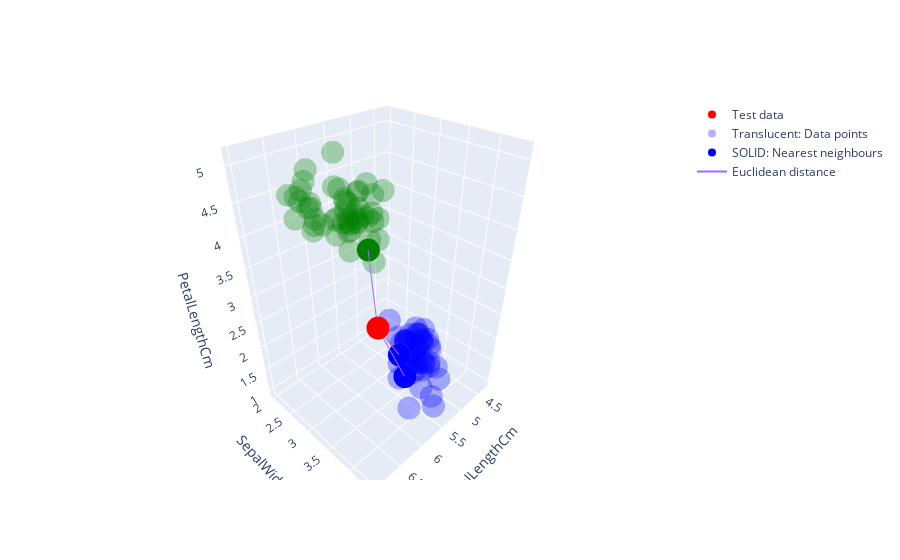
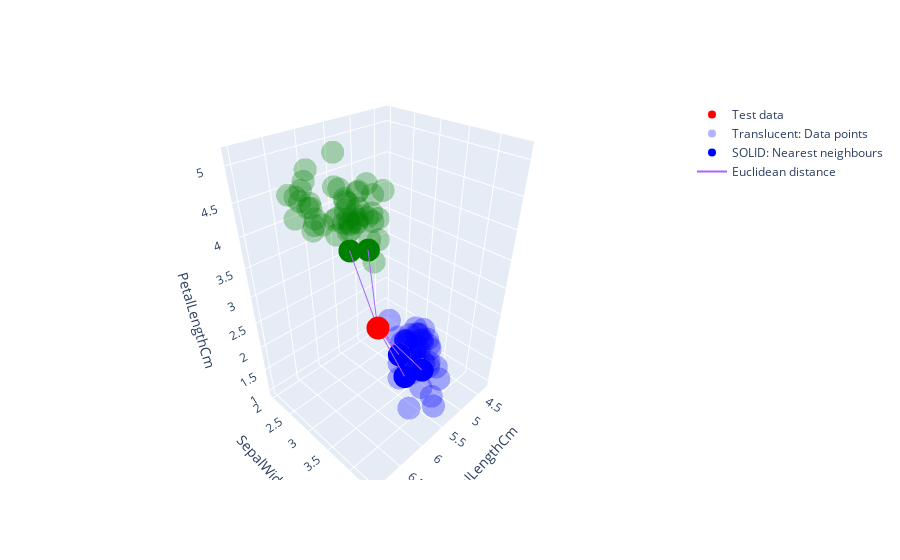
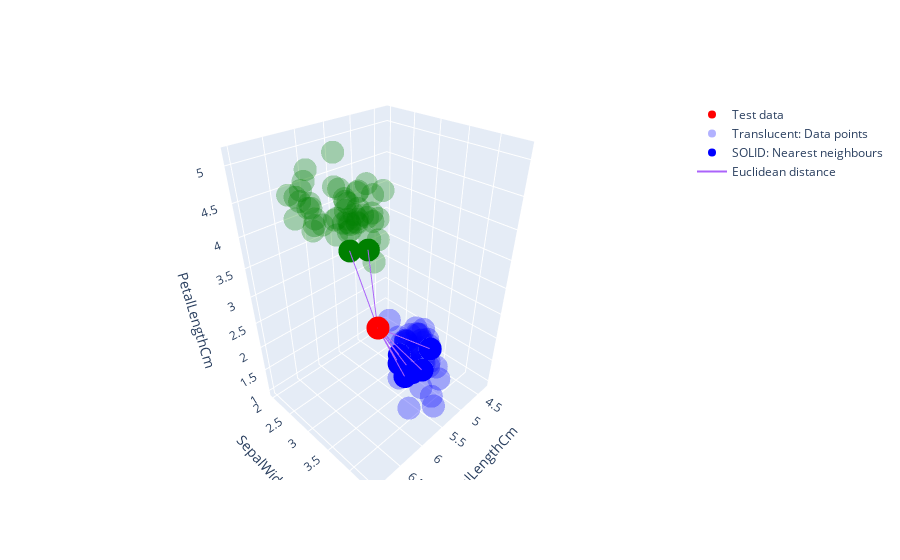

The notebook cell these images were saved under, in order:
### Code cell
k_values = [3,5,8]
test_data = [6,3.5,2.7]
for k in k_values:
    print(f"K = {k}:\n")
    prediction_knn = KNN_prediction(test_data, data, k, visualise = True)
    print(f"The class predicted for the data {test_data} is {prediction_knn}", end="")
    if prediction_knn == 1:
        print(" (Iris-Versicolor)")
    else:
        print(" (Iris-Setosa)")
    print("_"*100)

### Figure 1 — Plotly figure (JSON) as saved in the notebook; plotly's stock layout.template omitted (floating-point values rounded to 4 significant figures)
{"data": [{"marker": {"color": "red"}, "mode": "markers", "name": "Test data", "type": "scatter3d", "x": [6], "y": [3.5], "z": [2.7]}, {"marker": {"color": ["blue", "blue", "blue", "blue", "blue", "blue", "blue", "blue", "blue", "blue", "blue", "blue", "blue", "blue", "blue", "blue", "blue", "blue", "blue", "blue", "blue", "blue", "blue", "blue", "blue", "blue", "blue", "blue", "blue", "blue", "blue", "blue", "blue", "blue", "blue", "blue", "blue", "blue", "blue", "blue", "blue", "blue", "blue", "blue", "blue", "blue", "blue", "blue", "blue", "blue", "green", "green", "green", "green", "green", "green", "green", "green", "green", "green", "green", "green", "green", "green", "green", "green", "green", "green", "green", "green", "green", "green", "green", "green", "green", "green", "green", "green", "green", "green", "green", "green", "green", "green", "green", "green", "green", "green", "green", "green", "green", "green", "green", "green", "green", "green", "green", "green", "green", "green"], "opacity": 0.3}, "mode": "markers", "name": "Translucent: Data points", "type": "scatter3d", "x": [5.1, 4.9, 4.7, 4.6, 5, 5.4, 4.6, 5, 4.4, 4.9, 5.4, 4.8, 4.8, 4.3, 5.8, 5.7, 5.4, 5.1, 5.7, 5.1, 5.4, 5.1, 4.6, 5.1, 4.8, 5, 5, 5.2, 5.2, 4.7, 4.8, 5.4, 5.2, 5.5, 4.9, 5, 5.5, 4.9, 4.4, 5.1, 5, 4.5, 4.4, 5, 5.1, 4.8, 5.1, 4.6, 5.3, 5, 7, 6.4, 6.9, 5.5, 6.5, 5.7, 6.3, 4.9, 6.6, 5.2, 5, 5.9, 6, 6.1, 5.6, 6.7, 5.6, 5.8, 6.2, 5.6, 5.9, 6.1, 6.3, 6.1, 6.4, 6.6, 6.8, 6.7, 6, 5.7, 5.5, 5.5, 5.8, 6, 5.4, 6, 6.7, 6.3, 5.6, 5.5, 5.5, 6.1, 5.8, 5, 5.6, 5.7, 5.7, 6.2, 5.1, 5.7], "y": [3.5, 3, 3.2, 3.1, 3.6, 3.9, 3.4, 3.4, 2.9, 3.1, 3.7, 3.4, 3, 3, 4, 4.4, 3.9, 3.5, 3.8, 3.8, 3.4, 3.7, 3.6, 3.3, 3.4, 3, 3.4, 3.5, 3.4, 3.2, 3.1, 3.4, 4.1, 4.2, 3.1, 3.2, 3.5, 3.1, 3, 3.4, 3.5, 2.3, 3.2, 3.5, 3.8, 3, 3.8, 3.2, 3.7, 3.3, 3.2, 3.2, 3.1, 2.3, 2.8, 2.8, 3.3, 2.4, 2.9, 2.7, 2, 3, 2.2, 2.9, 2.9, 3.1, 3, 2.7, 2.2, 2.5, 3.2, 2.8, 2.5, 2.8, 2.9, 3, 2.8, 3, 2.9, 2.6, 2.4, 2.4, 2.7, 2.7, 3, 3.4, 3.1, 2.3, 3, 2.5, 2.6, 3, 2.6, 2.3, 2.7, 3, 2.9, 2.9, 2.5, 2.8], "z": [1.4, 1.4, 1.3, 1.5, 1.4, 1.7, 1.4, 1.5, 1.4, 1.5, 1.5, 1.6, 1.4, 1.1, 1.2, 1.5, 1.3, 1.4, 1.7, 1.5, 1.7, 1.5, 1, 1.7, 1.9, 1.6, 1.6, 1.5, 1.4, 1.6, 1.6, 1.5, 1.5, 1.4, 1.5, 1.2, 1.3, 1.5, 1.3, 1.5, 1.3, 1.3, 1.3, 1.6, 1.9, 1.4, 1.6, 1.4, 1.5, 1.4, 4.7, 4.5, 4.9, 4, 4.6, 4.5, 4.7, 3.3, 4.6, 3.9, 3.5, 4.2, 4, 4.7, 3.6, 4.4, 4.5, 4.1, 4.5, 3.9, 4.8, 4, 4.9, 4.7, 4.3, 4.4, 4.8, 5, 4.5, 3.5, 3.8, 3.7, 3.9, 5.1, 4.5, 4.5, 4.7, 4.4, 4.1, 4, 4.4, 4.6, 4, 3.3, 4.2, 4.2, 4.2, 4.3, 3, 4.1]}, {"marker": {"color": ["blue", "green", "blue"]}, "mode": "markers", "name": "SOLID: Nearest neighbours", "type": "scatter3d", "x": [5.7, 5.6, 5.4], "y": [3.8, 2.9, 3.4], "z": [1.7, 3.6, 1.7]}, {"mode": "lines", "name": "Euclidean distance", "type": "scatter3d", "x": [5.7, 6, null, 5.6, 6, null, 5.4, 6, null], "y": [3.8, 3.5, null, 2.9, 3.5, null, 3.4, 3.5, null], "z": [1.7, 2.7, null, 3.6, 2.7, null, 1.7, 2.7, null]}], "layout": {"scene": {"xaxis": {"title": {"text": "SepalLengthCm"}}, "yaxis": {"title": {"text": "SepalWidthCm"}}, "zaxis": {"title": {"text": "PetalLengthCm"}}}}}

### Figure 2 — Plotly figure (JSON) as saved in the notebook; plotly's stock layout.template omitted (floating-point values rounded to 4 significant figures)
{"data": [{"marker": {"color": "red"}, "mode": "markers", "name": "Test data", "type": "scatter3d", "x": [6], "y": [3.5], "z": [2.7]}, {"marker": {"color": ["blue", "blue", "blue", "blue", "blue", "blue", "blue", "blue", "blue", "blue", "blue", "blue", "blue", "blue", "blue", "blue", "blue", "blue", "blue", "blue", "blue", "blue", "blue", "blue", "blue", "blue", "blue", "blue", "blue", "blue", "blue", "blue", "blue", "blue", "blue", "blue", "blue", "blue", "blue", "blue", "blue", "blue", "blue", "blue", "blue", "blue", "blue", "blue", "blue", "blue", "green", "green", "green", "green", "green", "green", "green", "green", "green", "green", "green", "green", "green", "green", "green", "green", "green", "green", "green", "green", "green", "green", "green", "green", "green", "green", "green", "green", "green", "green", "green", "green", "green", "green", "green", "green", "green", "green", "green", "green", "green", "green", "green", "green", "green", "green", "green", "green", "green", "green"], "opacity": 0.3}, "mode": "markers", "name": "Translucent: Data points", "type": "scatter3d", "x": [5.1, 4.9, 4.7, 4.6, 5, 5.4, 4.6, 5, 4.4, 4.9, 5.4, 4.8, 4.8, 4.3, 5.8, 5.7, 5.4, 5.1, 5.7, 5.1, 5.4, 5.1, 4.6, 5.1, 4.8, 5, 5, 5.2, 5.2, 4.7, 4.8, 5.4, 5.2, 5.5, 4.9, 5, 5.5, 4.9, 4.4, 5.1, 5, 4.5, 4.4, 5, 5.1, 4.8, 5.1, 4.6, 5.3, 5, 7, 6.4, 6.9, 5.5, 6.5, 5.7, 6.3, 4.9, 6.6, 5.2, 5, 5.9, 6, 6.1, 5.6, 6.7, 5.6, 5.8, 6.2, 5.6, 5.9, 6.1, 6.3, 6.1, 6.4, 6.6, 6.8, 6.7, 6, 5.7, 5.5, 5.5, 5.8, 6, 5.4, 6, 6.7, 6.3, 5.6, 5.5, 5.5, 6.1, 5.8, 5, 5.6, 5.7, 5.7, 6.2, 5.1, 5.7], "y": [3.5, 3, 3.2, 3.1, 3.6, 3.9, 3.4, 3.4, 2.9, 3.1, 3.7, 3.4, 3, 3, 4, 4.4, 3.9, 3.5, 3.8, 3.8, 3.4, 3.7, 3.6, 3.3, 3.4, 3, 3.4, 3.5, 3.4, 3.2, 3.1, 3.4, 4.1, 4.2, 3.1, 3.2, 3.5, 3.1, 3, 3.4, 3.5, 2.3, 3.2, 3.5, 3.8, 3, 3.8, 3.2, 3.7, 3.3, 3.2, 3.2, 3.1, 2.3, 2.8, 2.8, 3.3, 2.4, 2.9, 2.7, 2, 3, 2.2, 2.9, 2.9, 3.1, 3, 2.7, 2.2, 2.5, 3.2, 2.8, 2.5, 2.8, 2.9, 3, 2.8, 3, 2.9, 2.6, 2.4, 2.4, 2.7, 2.7, 3, 3.4, 3.1, 2.3, 3, 2.5, 2.6, 3, 2.6, 2.3, 2.7, 3, 2.9, 2.9, 2.5, 2.8], "z": [1.4, 1.4, 1.3, 1.5, 1.4, 1.7, 1.4, 1.5, 1.4, 1.5, 1.5, 1.6, 1.4, 1.1, 1.2, 1.5, 1.3, 1.4, 1.7, 1.5, 1.7, 1.5, 1, 1.7, 1.9, 1.6, 1.6, 1.5, 1.4, 1.6, 1.6, 1.5, 1.5, 1.4, 1.5, 1.2, 1.3, 1.5, 1.3, 1.5, 1.3, 1.3, 1.3, 1.6, 1.9, 1.4, 1.6, 1.4, 1.5, 1.4, 4.7, 4.5, 4.9, 4, 4.6, 4.5, 4.7, 3.3, 4.6, 3.9, 3.5, 4.2, 4, 4.7, 3.6, 4.4, 4.5, 4.1, 4.5, 3.9, 4.8, 4, 4.9, 4.7, 4.3, 4.4, 4.8, 5, 4.5, 3.5, 3.8, 3.7, 3.9, 5.1, 4.5, 4.5, 4.7, 4.4, 4.1, 4, 4.4, 4.6, 4, 3.3, 4.2, 4.2, 4.2, 4.3, 3, 4.1]}, {"marker": {"color": ["blue", "green", "blue", "blue", "green"]}, "mode": "markers", "name": "SOLID: Nearest neighbours", "type": "scatter3d", "x": [5.7, 5.6, 5.4, 5.4, 5.7], "y": [3.8, 2.9, 3.4, 3.9, 2.6], "z": [1.7, 3.6, 1.7, 1.7, 3.5]}, {"mode": "lines", "name": "Euclidean distance", "type": "scatter3d", "x": [5.7, 6, null, 5.6, 6, null, 5.4, 6, null, 5.4, 6, null, 5.7, 6, null], "y": [3.8, 3.5, null, 2.9, 3.5, null, 3.4, 3.5, null, 3.9, 3.5, null, 2.6, 3.5, null], "z": [1.7, 2.7, null, 3.6, 2.7, null, 1.7, 2.7, null, 1.7, 2.7, null, 3.5, 2.7, null]}], "layout": {"scene": {"xaxis": {"title": {"text": "SepalLengthCm"}}, "yaxis": {"title": {"text": "SepalWidthCm"}}, "zaxis": {"title": {"text": "PetalLengthCm"}}}}}

### Figure 3 — Plotly figure (JSON) as saved in the notebook; plotly's stock layout.template omitted (floating-point values rounded to 4 significant figures)
{"data": [{"marker": {"color": "red"}, "mode": "markers", "name": "Test data", "type": "scatter3d", "x": [6], "y": [3.5], "z": [2.7]}, {"marker": {"color": ["blue", "blue", "blue", "blue", "blue", "blue", "blue", "blue", "blue", "blue", "blue", "blue", "blue", "blue", "blue", "blue", "blue", "blue", "blue", "blue", "blue", "blue", "blue", "blue", "blue", "blue", "blue", "blue", "blue", "blue", "blue", "blue", "blue", "blue", "blue", "blue", "blue", "blue", "blue", "blue", "blue", "blue", "blue", "blue", "blue", "blue", "blue", "blue", "blue", "blue", "green", "green", "green", "green", "green", "green", "green", "green", "green", "green", "green", "green", "green", "green", "green", "green", "green", "green", "green", "green", "green", "green", "green", "green", "green", "green", "green", "green", "green", "green", "green", "green", "green", "green", "green", "green", "green", "green", "green", "green", "green", "green", "green", "green", "green", "green", "green", "green", "green", "green"], "opacity": 0.3}, "mode": "markers", "name": "Translucent: Data points", "type": "scatter3d", "x": [5.1, 4.9, 4.7, 4.6, 5, 5.4, 4.6, 5, 4.4, 4.9, 5.4, 4.8, 4.8, 4.3, 5.8, 5.7, 5.4, 5.1, 5.7, 5.1, 5.4, 5.1, 4.6, 5.1, 4.8, 5, 5, 5.2, 5.2, 4.7, 4.8, 5.4, 5.2, 5.5, 4.9, 5, 5.5, 4.9, 4.4, 5.1, 5, 4.5, 4.4, 5, 5.1, 4.8, 5.1, 4.6, 5.3, 5, 7, 6.4, 6.9, 5.5, 6.5, 5.7, 6.3, 4.9, 6.6, 5.2, 5, 5.9, 6, 6.1, 5.6, 6.7, 5.6, 5.8, 6.2, 5.6, 5.9, 6.1, 6.3, 6.1, 6.4, 6.6, 6.8, 6.7, 6, 5.7, 5.5, 5.5, 5.8, 6, 5.4, 6, 6.7, 6.3, 5.6, 5.5, 5.5, 6.1, 5.8, 5, 5.6, 5.7, 5.7, 6.2, 5.1, 5.7], "y": [3.5, 3, 3.2, 3.1, 3.6, 3.9, 3.4, 3.4, 2.9, 3.1, 3.7, 3.4, 3, 3, 4, 4.4, 3.9, 3.5, 3.8, 3.8, 3.4, 3.7, 3.6, 3.3, 3.4, 3, 3.4, 3.5, 3.4, 3.2, 3.1, 3.4, 4.1, 4.2, 3.1, 3.2, 3.5, 3.1, 3, 3.4, 3.5, 2.3, 3.2, 3.5, 3.8, 3, 3.8, 3.2, 3.7, 3.3, 3.2, 3.2, 3.1, 2.3, 2.8, 2.8, 3.3, 2.4, 2.9, 2.7, 2, 3, 2.2, 2.9, 2.9, 3.1, 3, 2.7, 2.2, 2.5, 3.2, 2.8, 2.5, 2.8, 2.9, 3, 2.8, 3, 2.9, 2.6, 2.4, 2.4, 2.7, 2.7, 3, 3.4, 3.1, 2.3, 3, 2.5, 2.6, 3, 2.6, 2.3, 2.7, 3, 2.9, 2.9, 2.5, 2.8], "z": [1.4, 1.4, 1.3, 1.5, 1.4, 1.7, 1.4, 1.5, 1.4, 1.5, 1.5, 1.6, 1.4, 1.1, 1.2, 1.5, 1.3, 1.4, 1.7, 1.5, 1.7, 1.5, 1, 1.7, 1.9, 1.6, 1.6, 1.5, 1.4, 1.6, 1.6, 1.5, 1.5, 1.4, 1.5, 1.2, 1.3, 1.5, 1.3, 1.5, 1.3, 1.3, 1.3, 1.6, 1.9, 1.4, 1.6, 1.4, 1.5, 1.4, 4.7, 4.5, 4.9, 4, 4.6, 4.5, 4.7, 3.3, 4.6, 3.9, 3.5, 4.2, 4, 4.7, 3.6, 4.4, 4.5, 4.1, 4.5, 3.9, 4.8, 4, 4.9, 4.7, 4.3, 4.4, 4.8, 5, 4.5, 3.5, 3.8, 3.7, 3.9, 5.1, 4.5, 4.5, 4.7, 4.4, 4.1, 4, 4.4, 4.6, 4, 3.3, 4.2, 4.2, 4.2, 4.3, 3, 4.1]}, {"marker": {"color": ["blue", "green", "blue", "blue", "green", "blue", "blue", "blue"]}, "mode": "markers", "name": "SOLID: Nearest neighbours", "type": "scatter3d", "x": [5.7, 5.6, 5.4, 5.4, 5.7, 5.1, 5.4, 5.4], "y": [3.8, 2.9, 3.4, 3.9, 2.6, 3.8, 3.4, 3.7], "z": [1.7, 3.6, 1.7, 1.7, 3.5, 1.9, 1.5, 1.5]}, {"mode": "lines", "name": "Euclidean distance", "type": "scatter3d", "x": [5.7, 6, null, 5.6, 6, null, 5.4, 6, null, 5.4, 6, null, 5.7, 6, null, 5.1, 6, null, 5.4, 6, null, 5.4, 6, null], "y": [3.8, 3.5, null, 2.9, 3.5, null, 3.4, 3.5, null, 3.9, 3.5, null, 2.6, 3.5, null, 3.8, 3.5, null, 3.4, 3.5, null, 3.7, 3.5, null], "z": [1.7, 2.7, null, 3.6, 2.7, null, 1.7, 2.7, null, 1.7, 2.7, null, 3.5, 2.7, null, 1.9, 2.7, null, 1.5, 2.7, null, 1.5, 2.7, null]}], "layout": {"scene": {"xaxis": {"title": {"text": "SepalLengthCm"}}, "yaxis": {"title": {"text": "SepalWidthCm"}}, "zaxis": {"title": {"text": "PetalLengthCm"}}}}}
